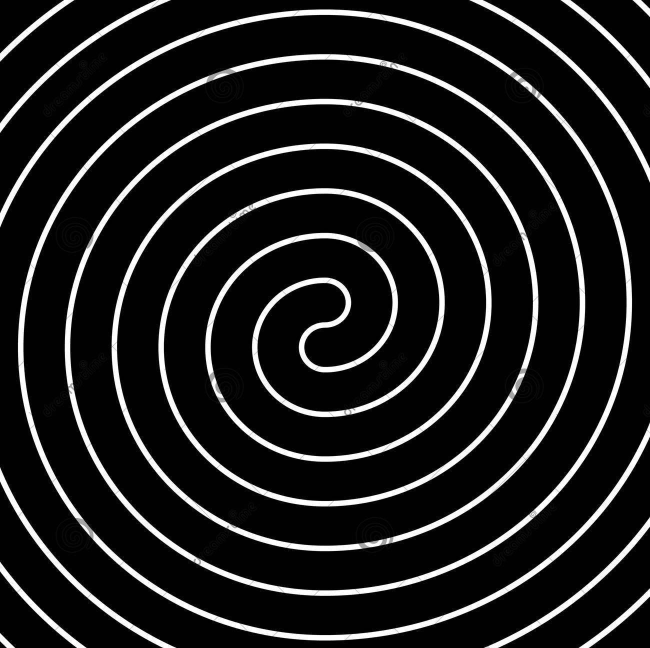
#> input picture double_spiral.jpg, 1300 x 1296 px (shown at 1/2 size)
$ jupyter execute --allow-errors dask_image_watershed_v3.ipynb   (older library calls are emulated)
#> lines starting #> are read from the running program, lines starting #| are printed output that depends on the picture; after the words box and inside, x2 and y2 are one past the last pixel; in counts of white or black regions, pixels touching at a corner belong together
## Watershed

[cell 1]
import dask
import dask.array as da
import numpy as np

[cell 2]
def compute_mem_mb(shape):
    '''Determines memory consumption of an array with shape in MB'''
    from functools import reduce
    from operator import mul
    count = reduce(mul, shape, 1)
    return count * 8 / ( 1024 ** 2 )

def display(image):
    '''Shows an image in the Jupyter notebook.'''
    from skimage import io
    io.imshow(image)
    io.show()

def frac_to_zscore(frac):
    from scipy.stats import norm
    return norm.ppf(frac)

[cell 3]
ndim = 2
chunk_len = 400
chunks = ndim * [chunk_len]
chunk_mem_mb = compute_mem_mb(chunks)
print("Chunk size (MB): {:.2f}".format(chunk_mem_mb))

[cell 4]
from skimage.io import imread
from skimage.color import rgb2gray
from skimage.filters import threshold_otsu
im = imread("./double_spiral.jpg")
#> im is the input picture: shape (1296, 1300, 3); mean R, G, B 31.9, 31.9, 31.9
im = rgb2gray(im)
#> im: shape (1296, 1300) float64
im = im > threshold_otsu(im)
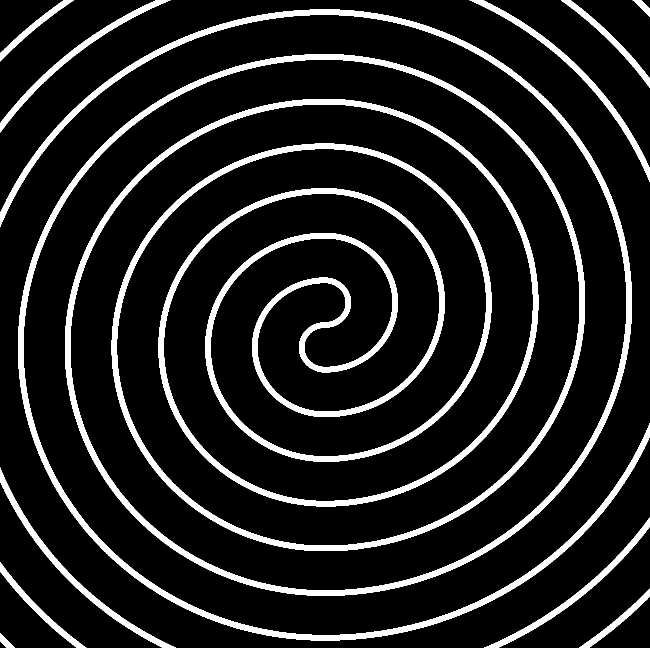
#> im: shape (1296, 1300) bool (shown at 1/2 size); 12.3% white; 11 white regions, largest, box (x1, y1, x2, y2) and area: (0, 19, 1300, 1281) 176152, (939, 0, 1300, 364) 5803, (0, 935, 352, 1296) 5712
im = im + 1

salt = np.zeros_like(im)
salt[600, 650] = True
salt[700, 650] = True
im[600, 650] = 0
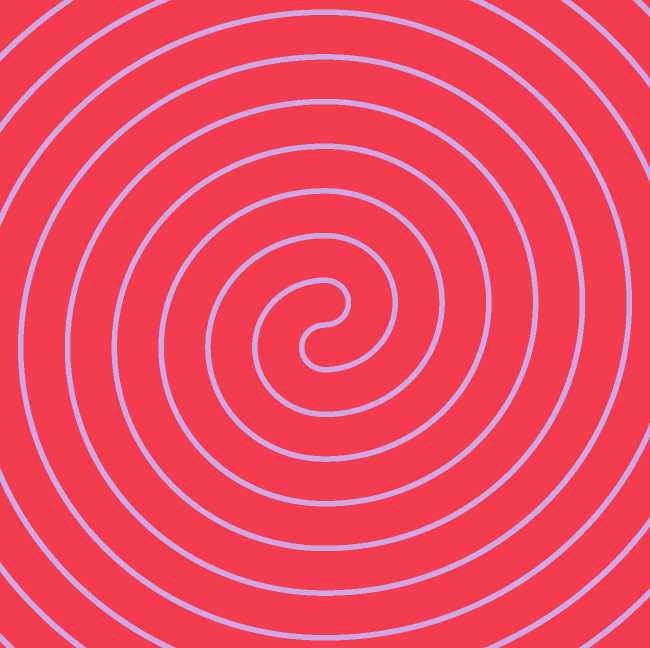
#> im: shape (1296, 1300) int64 (shown at 1/2 size); 3 distinct labels, from 0 to 2; one colour per label, 0 black
im[700, 650] = 0
#> im: shape (1296, 1300) int64; 3 distinct labels, from 0 to 2
max_edt = im.max()
#> max_edt = 2
edt = im / max_edt
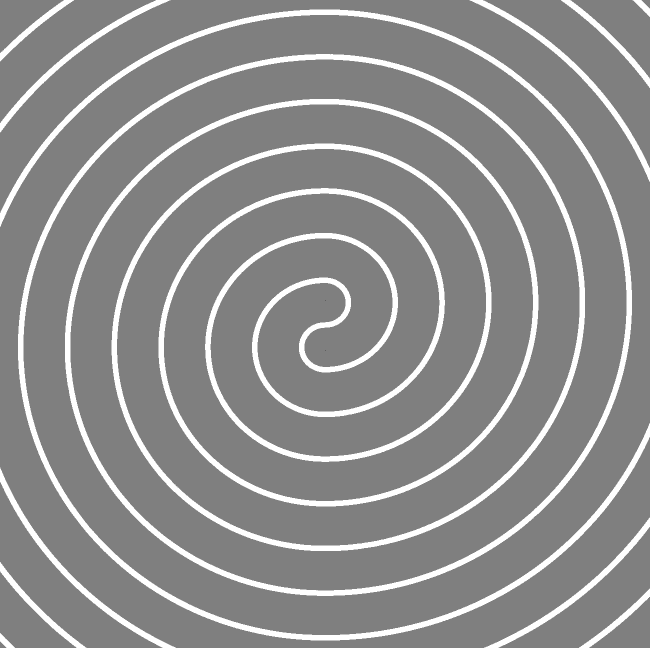
#> edt: shape (1296, 1300) float64 (shown at 1/2 size); min 0, max 1, mean 0.562
display(edt)

[cell 5]
# hmax
from skimage.morphology import reconstruction
h = 1 / (1 + max_edt)
#> h = 0.333
h_seed = edt - h
hmax = reconstruction(h_seed, edt, method='dilation')
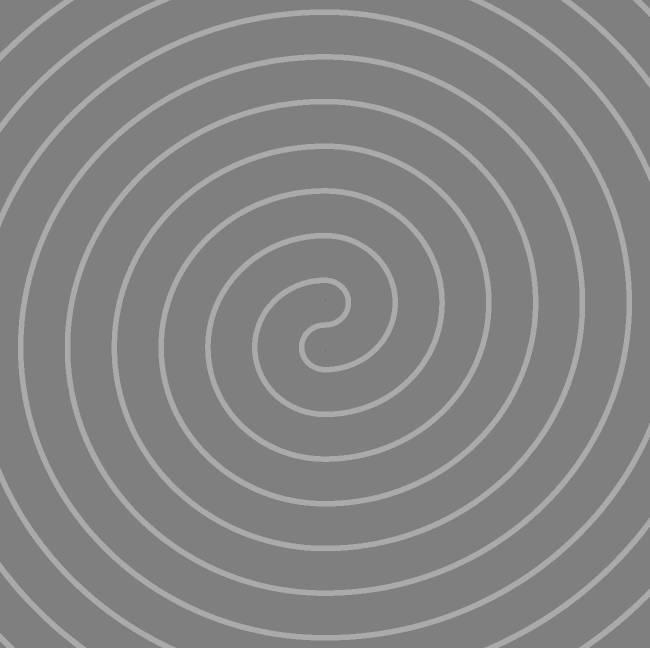
#> hmax: shape (1296, 1300) float64 (shown at 1/2 size); min 0, max 0.667, mean 0.521
display(hmax)

[cell 6]
from skimage.measure import label
ws_markers, ws_label_max = label(salt, return_num=True)

from skimage.morphology import watershed
ws = watershed(hmax, markers=ws_markers)
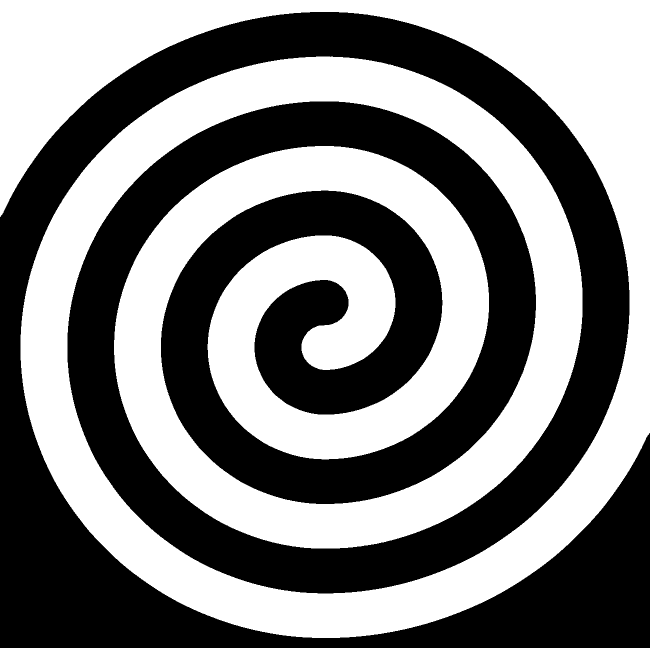
#> ws: shape (1296, 1300) int64 (shown at 1/2 size); values 1 (black) and 2 (white), 50.2% white; 1 black region, box (x1, y1, x2, y2) and area: (0, 24, 1300, 1296) 839799
display(ws)
